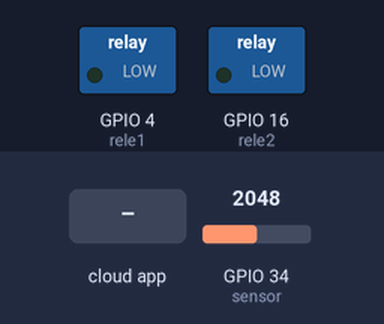
The sketch below on a simulated ESP32. Parts: switched loads named in the sketch (green lamp = pin HIGH). Inputs (shaded band) come from the test bench; at power-on: GPIO 34 (sensor) = 2048. The ROS host is connected and sends only what is stated.

Above: at 1.2 s.
1.3 s: the phone or cloud app sets Rele1 to 1
At 2.2 s:
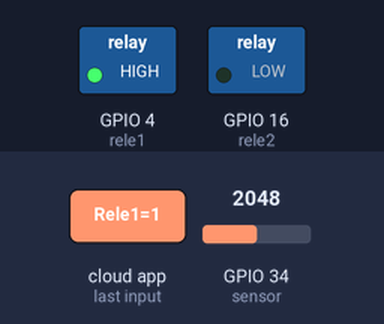
2.8 s: the phone or cloud app sets Rele2 to 1
At 3.3 s:
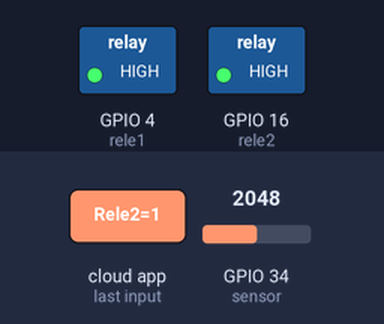
4.3 s: the phone or cloud app sets Rele1 to 0
At 5.5 s:
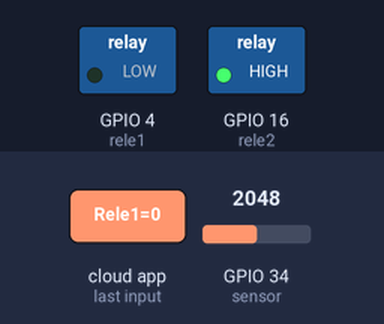
5.8 s: the phone or cloud app sets Rele2 to 0
At 6.8 s:
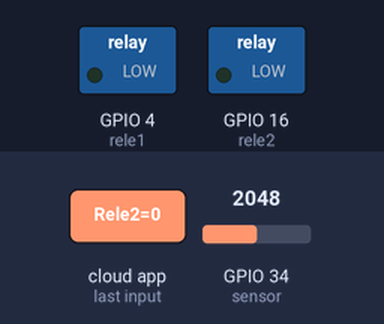
Timing chart, 0 to 8.3 s (numbered marks = the images above; inputs shaded):
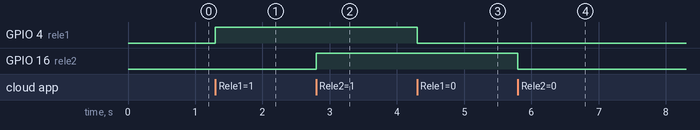

Measured:
- after the input at 1.3 s, GPIO 4 (rele1): LOW → HIGH at once
- after the input at 2.8 s, GPIO 16 (rele2): LOW → HIGH at once
- after the input at 4.3 s, GPIO 4 (rele1): HIGH → LOW at once
- after the input at 5.8 s, GPIO 16 (rele2): HIGH → LOW at once

The sketch:

Experimento_1.ino
```cpp
// Para que funcione ros.h
#undef ESP32
#undef ESP8266
#include <ros.h>
#include <std_msgs/UInt8.h>
#include <std_msgs/Float32.h>

#define MAX_MUESTRAS 4000  // Buffer grande para muestreo rápido

const int sensor = 34;    // GPIO34 (ADC1_CH6 en ESP32)
const int rele1 = 4;
const int rele2 = 16;

ros::NodeHandle nh;

// Mensajes
std_msgs::Float32 tiempo_vacio_msg;
std_msgs::Float32 tiempo_atmosfera_msg;

// Publishers
ros::Publisher tiempo_vacio_pub("tiempo_hasta_vacio", &tiempo_vacio_msg);
ros::Publisher tiempo_atmosfera_pub("tiempo_hasta_atmosfera", &tiempo_atmosfera_msg);

// Flags y buffers
bool medir = false;
bool modo_vacio = true;  // true: mide vacío, false: mide desvacío
bool vacio_detectado = false;
bool atm_detectado = false;

unsigned long tiempo_inicio = 0;
float presiones[MAX_MUESTRAS];
int indice = 0;

// Subscriptores
ros::Subscriber<std_msgs::UInt8> sub_rele1("Rele1", [](const std_msgs::UInt8& msg) {
  if (msg.data == 1) {
    digitalWrite(rele1, HIGH);
    modo_vacio = true;
    medir = true;
    vacio_detectado = false;
  } else {
    digitalWrite(rele1, LOW);
    modo_vacio = false;
    medir = true;
    atm_detectado = false;
  }
  tiempo_inicio = millis();
  indice = 0;
});

ros::Subscriber<std_msgs::UInt8> sub_rele2("Rele2", [](const std_msgs::UInt8& msg) {
  digitalWrite(rele2, msg.data == 1 ? HIGH : LOW);
});

void setup() {
  nh.getHardware()->setBaud(57600);

  pinMode(sensor, INPUT);     // GPIO34 como entrada analógica
  pinMode(rele1, OUTPUT);
  pinMode(rele2, OUTPUT);
  digitalWrite(rele1, LOW);
  digitalWrite(rele2, LOW);

  nh.initNode();
  nh.advertise(tiempo_vacio_pub);
  nh.advertise(tiempo_atmosfera_pub);
  nh.subscribe(sub_rele1);
  nh.subscribe(sub_rele2);
}

void loop() {
  if (medir && indice < MAX_MUESTRAS) {
    int adc = analogRead(sensor);
    float presion = 0.000657 * adc - 1.5049;
    presiones[indice++] = presion;

    // Medir tiempo hasta vacío
    if (modo_vacio && !vacio_detectado && presion <= -0.85) {
      vacio_detectado = true;
      medir = false;
      float tiempo_vacio = (millis() - tiempo_inicio) / 1000.0;
      tiempo_vacio_msg.data = tiempo_vacio;
      tiempo_vacio_pub.publish(&tiempo_vacio_msg);
    }

    // Medir tiempo hasta atmósfera
    if (!modo_vacio && !atm_detectado && presion > -0.1) {
      atm_detectado = true;
      medir = false;
      float tiempo_atm = (millis() - tiempo_inicio) / 1000.0;
      tiempo_atmosfera_msg.data = tiempo_atm;
      tiempo_atmosfera_pub.publish(&tiempo_atmosfera_msg);
    }
  }

  nh.spinOnce();  // Procesar mensajes entrantes
}
```
